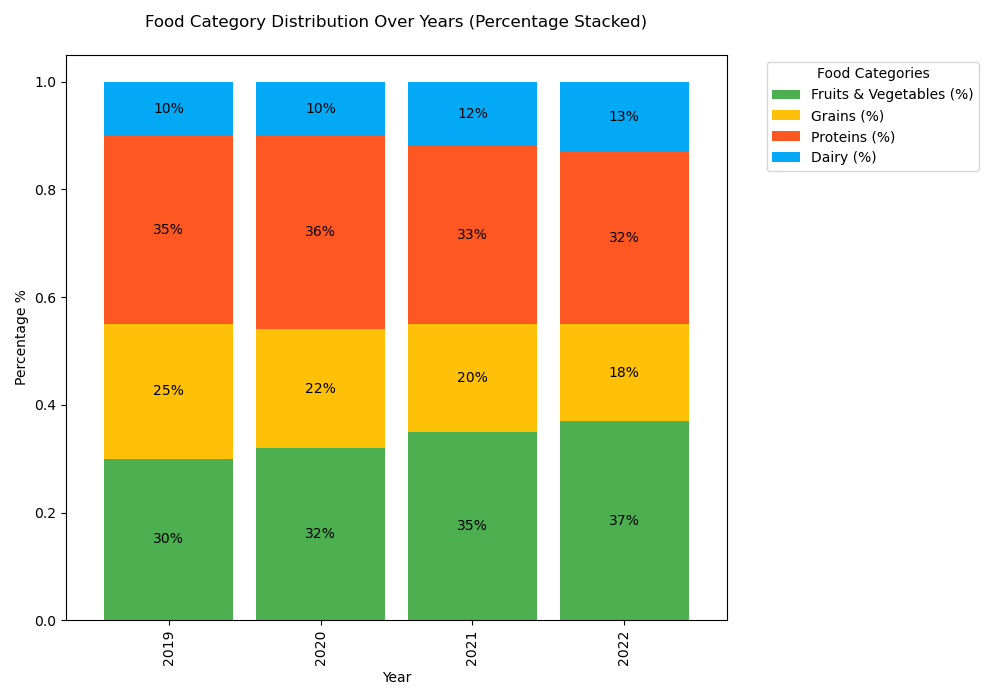

Generate this figure with Python:

import seaborn as sns
import matplotlib.pyplot as plt
import pandas as pd

data = [
    {'Year': 2019, 'Fruits & Vegetables (%)': 30, 'Grains (%)': 25, 'Proteins (%)': 35, 'Dairy (%)': 10},
    {'Year': 2020, 'Fruits & Vegetables (%)': 32, 'Grains (%)': 22, 'Proteins (%)': 36, 'Dairy (%)': 10},
    {'Year': 2021, 'Fruits & Vegetables (%)': 35, 'Grains (%)': 20, 'Proteins (%)': 33, 'Dairy (%)': 12},
    {'Year': 2022, 'Fruits & Vegetables (%)': 37, 'Grains (%)': 18, 'Proteins (%)': 32, 'Dairy (%)': 13}
]

df = pd.DataFrame(data)
df.set_index('Year', inplace=True)
df_percent = df.div(df.sum(axis=1), axis=0)

ax = df_percent.plot(kind='bar', stacked=True, color=['#4CAF50', '#FFC107', '#FF5722', '#03A9F4'], figsize=(10, 7), width=0.85)

plt.title('Food Category Distribution Over Years (Percentage Stacked)', pad=20)
plt.xlabel('Year')
plt.ylabel('Percentage %')

for p in ax.patches:
    width = p.get_width()
    height = p.get_height()
    x, y = p.get_xy()
    if height > 0:
        ax.text(x+width/2,
                y+height/2,
                '{:.0%}'.format(height),
                horizontalalignment='center',
                verticalalignment='center')

plt.legend(title='Food Categories', bbox_to_anchor=(1.05, 1), loc='upper left')
plt.tight_layout()
plt.show()
